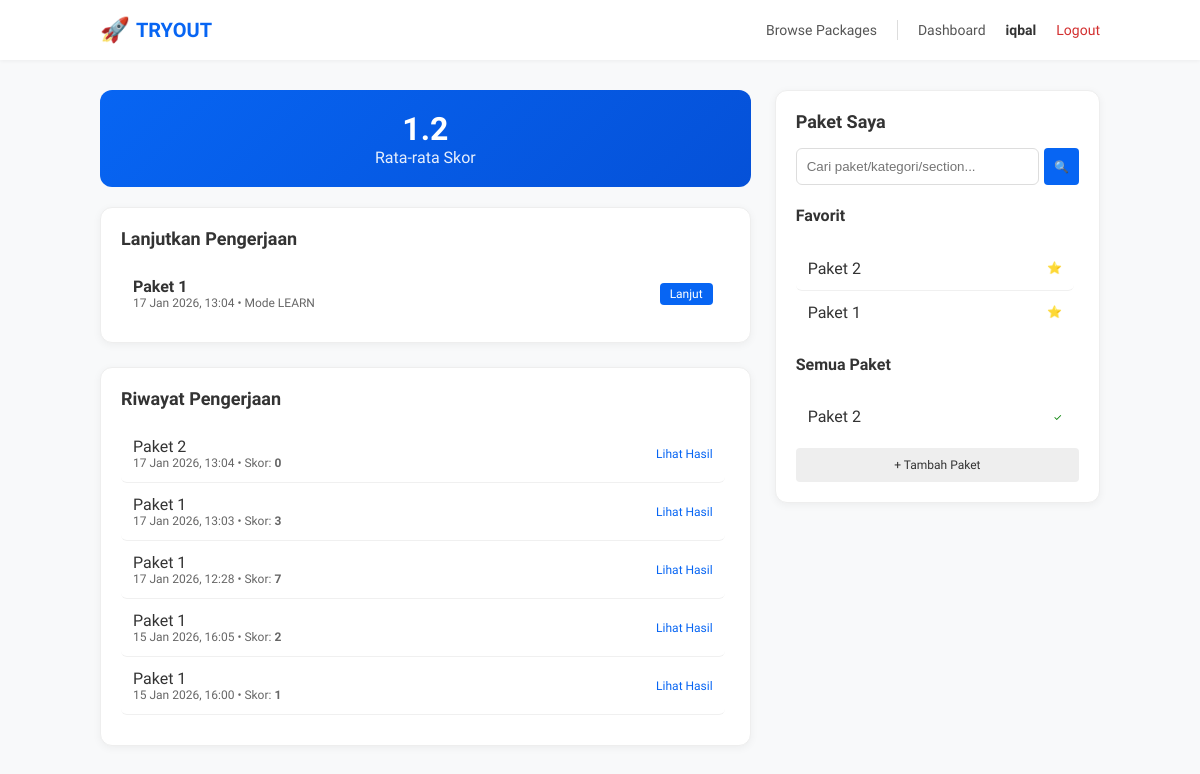
Before: /dashboard/ (signed in) with the older database file.
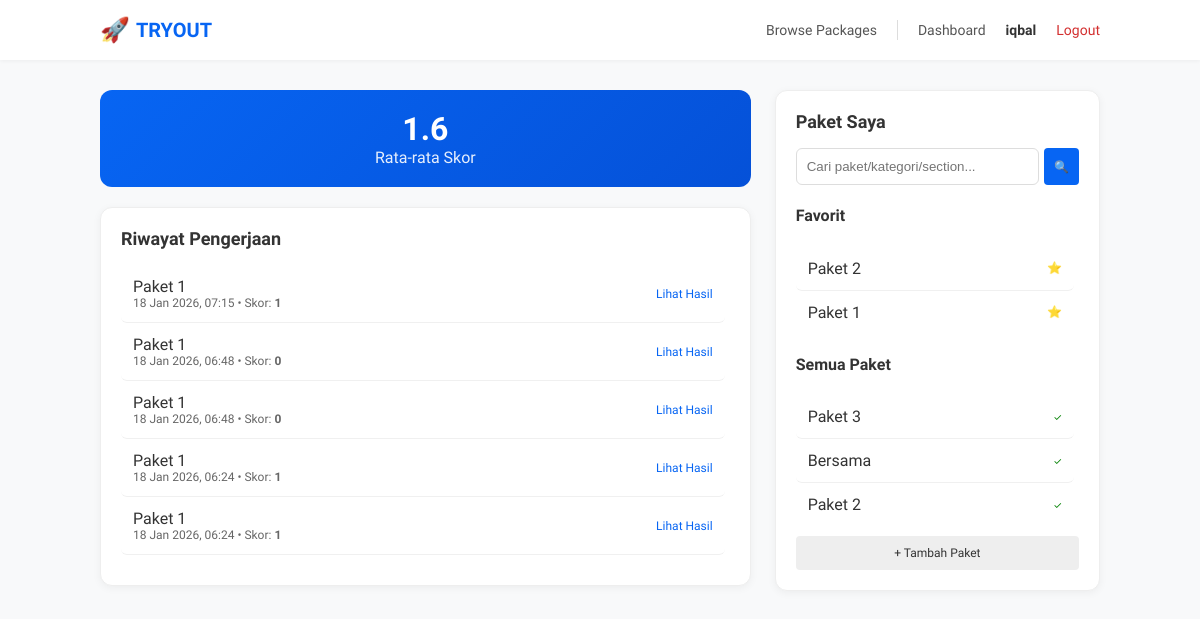
After: the same page with the newer database file.
### exam/models.py (models this page shows, shortened)
class Attempt(models.Model):
    class Mode(models.TextChoices):
        TRYOUT = "TRYOUT", "Tryout"
        LEARN = "LEARN", "Learn"
    class Status(models.TextChoices):
        IN_PROGRESS = "IN_PROGRESS", "In Progress"
        SUBMITTED = "SUBMITTED", "Submitted"
        EXPIRED = "EXPIRED", "Expired"
    user = models.ForeignKey(settings.AUTH_USER_MODEL, on_delete=models.CASCADE, related_name="attempts")
    package = models.ForeignKey(Package, on_delete=models.CASCADE, related_name="attempts")
    mode = models.CharField(max_length=10, choices=Mode.choices, default=Mode.TRYOUT)
    status = models.CharField(max_length=15, choices=Status.choices, default=Status.IN_PROGRESS)
    last_active_at = models.DateTimeField(null=True, blank=True)
    started_at = models.DateTimeField(auto_now_add=True)
    submitted_at = models.DateTimeField(null=True, blank=True)
    duration_seconds = models.PositiveIntegerField(default=90 * 60)  # snapshot dari package
    elapsed_seconds = models.PositiveIntegerField(default=0)  # khusus mode LEARN (pauseable)
    current_index = models.PositiveIntegerField(default=0)  # untuk resume ke nomor terakhir dibuka
    created_at = models.DateTimeField(auto_now_add=True)
    class Meta:
        ordering = ["-created_at"]
    score = models.IntegerField(default=0)
    max_score = models.IntegerField(default=0)

class Package(models.Model):
    category = models.ForeignKey(ExamCategory, on_delete=models.PROTECT, related_name="packages")
    title = models.CharField(max_length=200)
    slug = models.SlugField(max_length=220, unique=True, blank=True)
    description = models.TextField(blank=True)
    is_paid = models.BooleanField(default=False)
    price = models.PositiveIntegerField(default=0)  # rupiah (opsional, MVP)
    duration_minutes = models.PositiveIntegerField(default=90)
    is_active = models.BooleanField(default=True)
    order_index = models.PositiveIntegerField(default=0)
    created_at = models.DateTimeField(auto_now_add=True)
    class Meta:
        ordering = ["order_index", "title"]

class UserPackage(models.Model):
    user = models.ForeignKey(settings.AUTH_USER_MODEL, on_delete=models.CASCADE, related_name="user_packages")
    package = models.ForeignKey(Package, on_delete=models.CASCADE, related_name="user_packages")
    is_favorite = models.BooleanField(default=False)
    is_purchased = models.BooleanField(default=False)
    created_at = models.DateTimeField(auto_now_add=True)
    class Meta:
        unique_together = [("user", "package")]

### core/views.py (the view)
# urls.py: path("dashboard/", views.dashboard, name="dashboard"),
@login_required
def dashboard(request):
    q = request.GET.get("q", "")
    ups_qs = (
        UserPackage.objects
        .filter(user=request.user)
        .select_related("package", "package__category")
        .order_by("-created_at")
    )
    if q:
        ups_qs = ups_qs.filter(
            Q(package__title__icontains=q) |
            Q(package__category__name__icontains=q) |
            Q(package__sections__title__icontains=q)
        ).distinct()
    ups = list(ups_qs)
    favorites = [x for x in ups if x.is_favorite]
    purchased = [x for x in ups if x.is_purchased]
    attempts = (
        Attempt.objects
        .filter(user=request.user)
        .select_related("package", "package__category")
        .order_by("-created_at")[:50]
    )
    in_progress = (
        Attempt.objects
        .filter(user=request.user, status=Attempt.Status.IN_PROGRESS)
        .select_related("package")
        .order_by("-created_at")[:10]
    )
    avg_score = Attempt.objects.filter(
        user=request.user,
        status=Attempt.Status.SUBMITTED
    ).aggregate(Avg("score"))["score__avg"] or 0
    return render(
        request,
        "core/dashboard.html",
        {
            "favorites": favorites,
            "purchased": purchased,
            "attempts": attempts,
            "in_progress": in_progress,
            "avg_score": round(avg_score, 1),
            "q": q,
        },
    )

### core/templates/core/dashboard.html (shortened to what this page needs)
{% extends "core/base.html" %}
{% block content %}
<div class="dashboard-grid">
    <div>
        <div class="stat-box">
            <div class="stat-value">{{ avg_score }}</div>
            <div class="stat-label">Rata-rata Skor</div>
        </div>
        {% if in_progress %}
        <div class="card">
            <h3>Lanjutkan Pengerjaan</h3>
            <div class="scroll-list" style="max-height: 200px;">
                {% for attempt in in_progress %}
                <div class="list-item">
                    <div>
                        <b>{{ attempt.package.title }}</b>
                        <div style="font-size: 12px; color: #666;">
                            {{ attempt.started_at|date:"d M Y, H:i" }} &bull; Mode {{ attempt.mode }}
                        </div>
                    </div>
                    <a href="{% url 'attempt_player' attempt.id %}" class="btn-sm">Lanjut</a>
                </div>
                {% endfor %}
            </div>
        </div>
        {% endif %}
        <div class="card">
            <h3>Riwayat Pengerjaan</h3>
            {% if attempts %}
            <div class="scroll-list">
                {% for attempt in attempts %}
                {% if attempt.status != "IN_PROGRESS" %}
                <div class="list-item">
                    <div>
                        <div>{{ attempt.package.title }}</div>
                        <div style="font-size: 12px; color: #666;">
                            {{ attempt.submitted_at|date:"d M Y, H:i" }} &bull; Skor: <b>{{ attempt.score }}</b>
                        </div>
                    </div>
                    <a href="{% url 'attempt_result' attempt.id %}" style="font-size:12px;">Lihat Hasil</a>
                </div>
                {% endif %}
                {% endfor %}
            </div>
            {% else %}
            <p style="text-align:center; color:#999;">Belum ada riwayat.</p>
            {% endif %}
        </div>
    </div>
    <div>
        <div class="card">
            <h3>Paket Saya</h3>
            <form method="get" action="" style="display:flex; gap:5px; margin-bottom:15px;">
                <input type="text" name="q" class="search-box" placeholder="Cari paket/kategori/section..." value="{{ q }}" style="margin-bottom:0;">
                <button type="submit" class="btn-sm" style="border:none; cursor:pointer;">🔍</button>
            </form>
            <h4>Favorit</h4>
            <div class="scroll-list" style="max-height: 200px; margin-bottom: 20px;">
                {% for up in favorites %}
                <div class="list-item">
                    <a href="{% url 'package_detail' up.package.slug %}"
                        style="text-decoration:none; color:#333; font-weight:500;">
                        {{ up.package.title }}
                    </a>
                    <span style="font-size:12px;">⭐</span>
                </div>
                {% empty %}
                <div style="padding:10px; color:#999; font-size:13px;">Belum ada favorit.</div>
                {% endfor %}
            </div>
            <h4>Semua Paket</h4>
            <div class="scroll-list" style="max-height: 300px;">
                {% for up in purchased %}
                <div class="list-item">
                    <a href="{% url 'package_detail' up.package.slug %}" style="text-decoration:none; color:#333;">
                        {{ up.package.title }}
                    </a>
                    <span style="font-size:10px; color:green;">✓</span>
                </div>
                {% empty %}
                <div style="padding:10px; color:#999; font-size:13px;">Belum ada paket yang diambil.</div>
                {% endfor %}
            </div>
            <div style="margin-top: 10px; text-align: center;">
                <a href="{% url 'package_list' %}" class="btn-sm"
                    style="background:#eee; color:#333; width:100%; display:block; padding:10px; box-sizing:border-box;">+ Tambah Paket</a>
            </div>
        </div>
    </div>
</div>
{% endblock %}

Changed rows visible on the page:
no longer on this page (row edited): Attempt: package "Paket 1", started_at "17 Jan 2026, 13:04", mode "LEARN", shown under "Lanjutkan Pengerjaan"
no longer on this page (row unchanged): Attempt: package "Paket 2", submitted_at "17 Jan 2026, 13:04", score "0", shown under "Riwayat Pengerjaan"
no longer on this page (row unchanged): Attempt: package "Paket 1", submitted_at "17 Jan 2026, 13:03", score "3", shown under "Riwayat Pengerjaan"
no longer on this page (row unchanged): Attempt: package "Paket 1", submitted_at "17 Jan 2026, 12:28", score "7", shown under "Riwayat Pengerjaan"
no longer on this page (row unchanged): Attempt: package "Paket 1", submitted_at "15 Jan 2026, 16:05", score "2", shown under "Riwayat Pengerjaan"
no longer on this page (row unchanged): Attempt: package "Paket 1", submitted_at "15 Jan 2026, 16:00", score "1", shown under "Riwayat Pengerjaan"
added Attempt: package "Paket 1", submitted_at "18 Jan 2026, 07:15", score "1", shown under "Riwayat Pengerjaan"
added Attempt: package "Paket 1", submitted_at "18 Jan 2026, 06:48", score "0", shown under "Riwayat Pengerjaan"
added Attempt: package "Paket 1", submitted_at "18 Jan 2026, 06:48", score "0", shown under "Riwayat Pengerjaan"
added Attempt: package "Paket 1", submitted_at "18 Jan 2026, 06:24", score "1", shown under "Riwayat Pengerjaan"
added Attempt: package "Paket 1", submitted_at "18 Jan 2026, 06:24", score "1", shown under "Riwayat Pengerjaan"
added UserPackage: package "Paket 3", shown under "Semua Paket"
added UserPackage: package "Bersama", shown under "Semua Paket"
Other visible differences:
{{ avg_score }}: "1.2" → "1.6"
text no longer shown: "Lanjutkan Pengerjaan"
